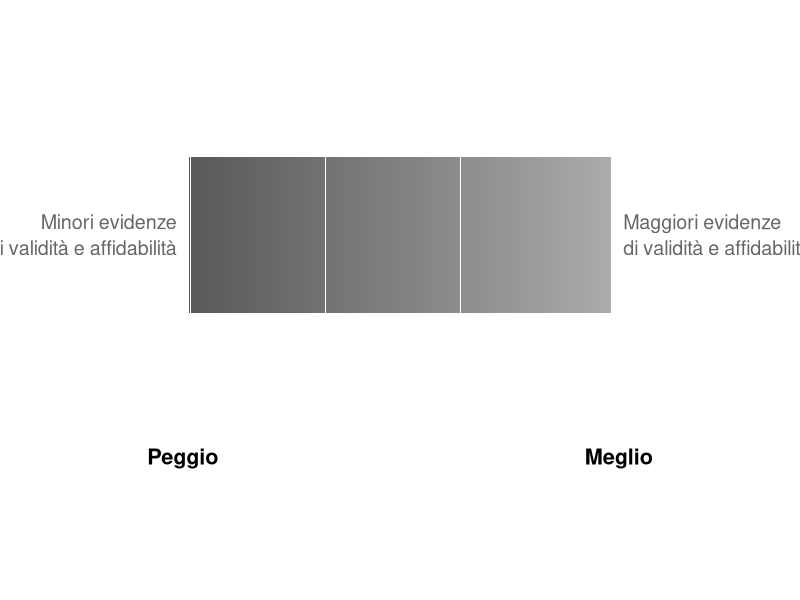

Write R code to recreate this figure.
## ---- chunk 1
#| label: fig-CTT-true-obs
#| echo: false
#| warning: false
#| message: false
#| fig-cap: "Valutare validità e affidabilità di un test neuropsicologico: piuttosto che basarsi su soglie, è spesso utile scegliere i test in maniera comparativa, e cioè quelli con proprietà migliori"
#| fig-width: 10
#| fig-height: 2.4

library(ggplot2)

n <- 1024
grad <- data.frame(x = seq(0, 1, length.out = n),
                   z = seq(0, 1, length.out = n))

ggplot(grad, aes(x = x, y = 0, fill = z)) +
  geom_tile(height = 0.6) +
  scale_fill_gradient(low = "grey35", high = "grey67", guide = "none") +
  annotate("text", x = -0.03, y = 0, label = "Minori evidenze\ndi validità e affidabilità",
           hjust = 1, size = 5, colour = "grey40", lineheight = 1.1) +
  annotate("text", x = 1.03, y = 0, label = "Maggiori evidenze\ndi validità e affidabilità",
           hjust = 0, size = 5, colour = "grey40", lineheight = 1.1) +
  annotate("text", x = -0.1, y = -0.85, label = "Peggio",
           hjust = 0, size = 5.5, fontface = "bold") +
  annotate("text", x = 1.1, y = -0.85, label = "Meglio",
           hjust = 1, size = 5.5, fontface = "bold") +
  scale_x_continuous(limits = c(-0.45, 1.45), expand = c(0, 0)) +
  scale_y_continuous(limits = c(-1.4, 0.9), expand = c(0, 0)) +
  theme_void()
